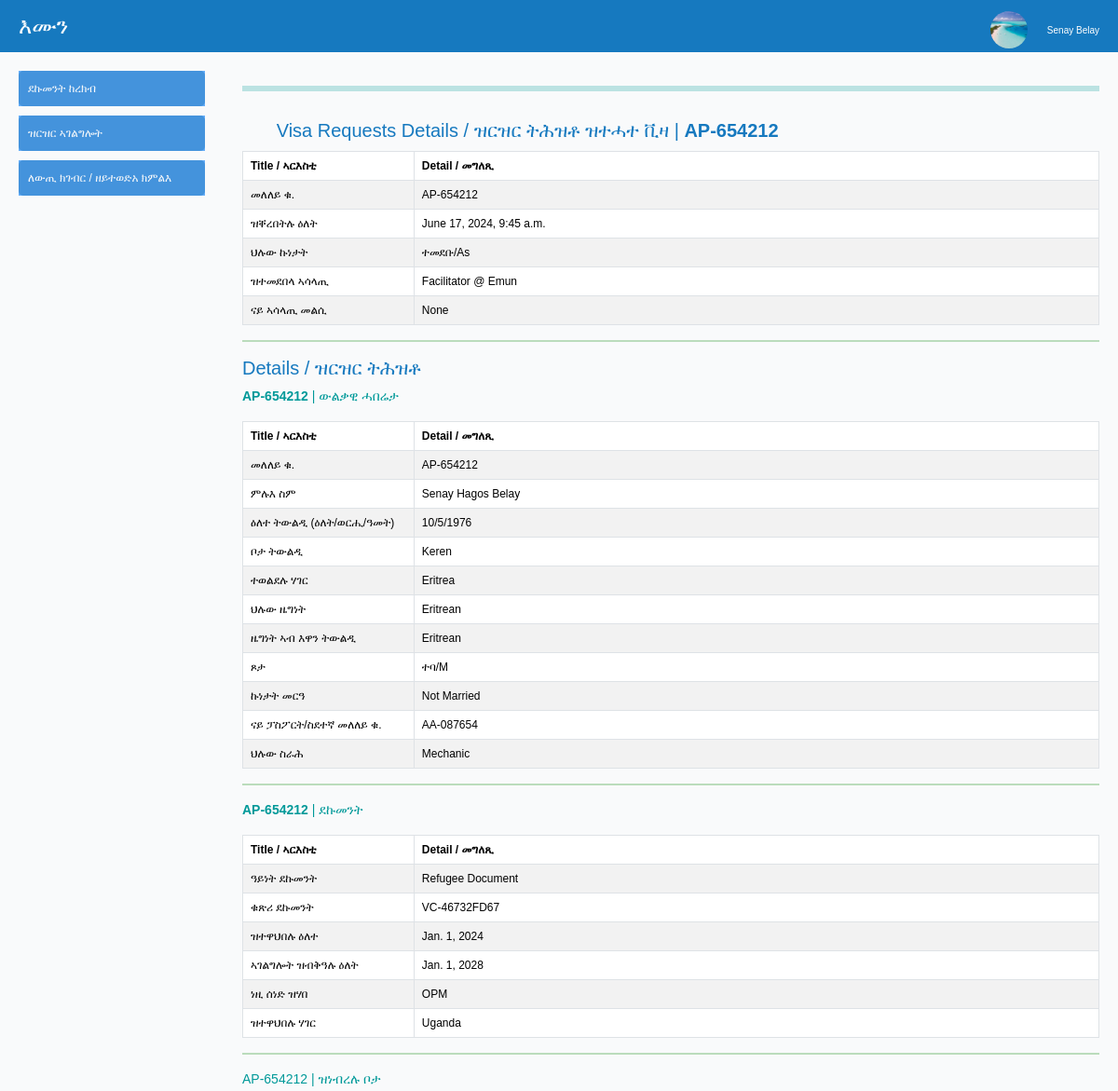
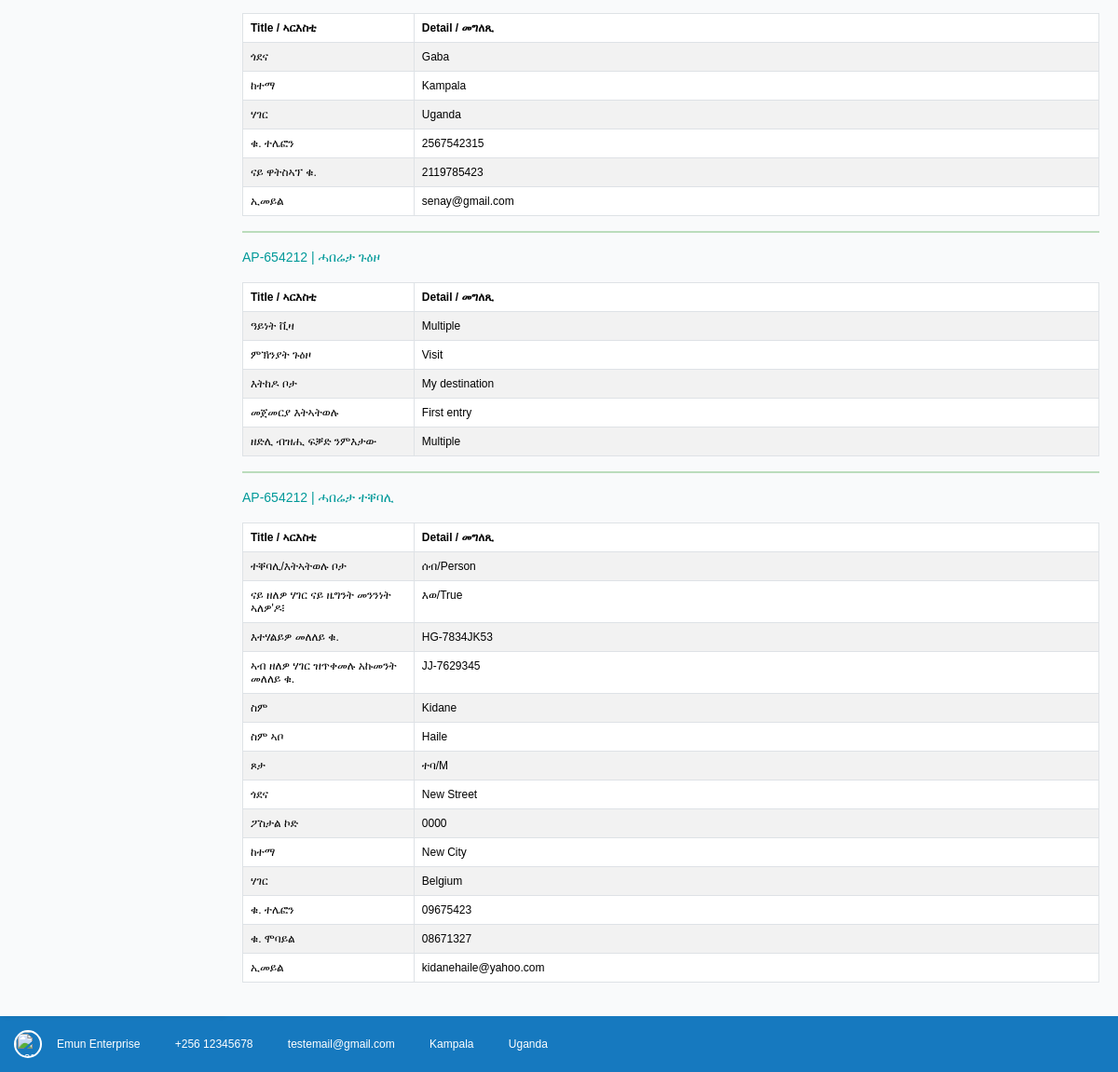
The page /compiled_application/1 (signed in) on the database its author committed (2 pictures, top to bottom).
### visaapplications/models.py (models this page shows)
class VisaApplication(TimestampMixin, UserStampedMixin, models.Model):
    STATUS_CHOICES = [
        ('1', 'Initiated/ተበጊሱ'),
        ('2', 'Assigned/ተመዲቡ'),
        ('3', 'In Progress/ኣብ መስርሕ'),
        ('4', 'Completed/ተዛዚሙ'),
        ('5', 'Cancelled/ተሰሪዙ'),
    ]
    application_owner = models.ForeignKey(User, on_delete=models.PROTECT, null=True)
    application_number = models.CharField(max_length=10, unique=True, blank=True)
    date_submitted = models.DateTimeField(auto_now_add=True)
    application_status = models.CharField(max_length=1, choices=STATUS_CHOICES, default='1',)
    assigned_officer = models.ForeignKey(User, on_delete=models.PROTECT, null=True, related_name="person_assigned")
    officer_notes = models.TextField(null=True, blank=True)
    def __str__(self):
        return self.application_number

class ApplicantPersonalData(TimestampMixin, UserStampedMixin, models.Model):
    GENDER_CHOICES = [
        ('1', 'ተባ/M'),
        ('2', 'ኣን/F'),
    ]
    application_number = models.ForeignKey(VisaApplication, on_delete=models.CASCADE)
    first_name = models.CharField(max_length=100)
    middle_name = models.CharField(max_length=100)
    last_name = models.CharField(max_length=100)
    date_of_birth = models.PositiveIntegerField(validators=[MinValueValidator(1), MaxValueValidator(31)])
    month_of_birth = models.PositiveIntegerField(validators=[MinValueValidator(1), MaxValueValidator(12)])
    year_of_birth = models.PositiveIntegerField(validators=[MinValueValidator(1900), MaxValueValidator(datetime.date.today().year)])
    place_of_birth = models.CharField(max_length=100)
    country_of_birth = models.CharField(max_length=100)
    current_nationality = models.CharField(max_length=100)
    nationality_at_birth = models.CharField(max_length=100)
    sex = models.CharField(max_length=1, choices=GENDER_CHOICES,)
    marital_status = models.CharField(max_length=20)
    refugee_id = models.CharField(max_length=100, null=True, blank=True)
    current_occupation = models.CharField(max_length=100)

class ApplicantTravelDocument(TimestampMixin, UserStampedMixin, models.Model):
    application_number = models.ForeignKey(VisaApplication, on_delete=models.CASCADE)
    document_type = models.CharField(max_length=100,)
    document_number = models.CharField(max_length=100)
    date_of_issue = models.DateField()
    valid_until = models.DateField()
    issued_by = models.CharField(max_length=100)
    issuing_country = models.CharField(max_length=100)

class ApplicantHomeAddress(TimestampMixin, UserStampedMixin, models.Model):
    application_number = models.ForeignKey(VisaApplication, on_delete=models.CASCADE)
    street = models.CharField(max_length=100)
    city = models.CharField(max_length=100)
    country = models.CharField(max_length=100)
    phone_number = models.CharField(max_length=15)
    whatsapp_number = models.CharField(max_length=15, null=True, blank=True)
    email = models.EmailField()

class TravelInformation(TimestampMixin, UserStampedMixin, models.Model):
    application_number = models.ForeignKey(VisaApplication, on_delete=models.CASCADE)
    visa_type = models.CharField(max_length=100)
    main_purpose_of_journey = models.CharField(max_length=200)
    member_state_of_destination = models.CharField(max_length=100)
    member_state_of_first_entry = models.CharField(max_length=100)
    number_of_entries_required = models.CharField(max_length=100)

class Reference(TimestampMixin, UserStampedMixin, models.Model):
    GENDER_CHOICES = [
        ('1', 'ተባ/M'),
        ('2', 'ኣን/F'),
    ]
    TYPE_CHOICES = [
        ('1', 'ሰብ/Person'),
        ('2', 'ሆቴል/Hotel'),
    ]
    HNID_CHOICES = [
        ('1', 'እወ/True'),
        ('2', 'ኣይፋል/False'),
    ]
    application_number = models.ForeignKey(VisaApplication, on_delete=models.CASCADE)
    type = models.CharField(max_length=10, choices=TYPE_CHOICES)
    has_national_id = models.CharField(max_length=10, choices=HNID_CHOICES)
    national_registration_number = models.CharField(max_length=100, null=True, blank=True)
    identity_document_number = models.CharField(max_length=100, null=True, blank=True)
    surname = models.CharField(max_length=100, blank=True)
    first_name = models.CharField(max_length=100, blank=True)
    gender = models.CharField(max_length=1, choices=GENDER_CHOICES, blank=True)
    street = models.CharField(max_length=100)
    postal_code = models.CharField(max_length=20)
    city = models.CharField(max_length=100)
    country = models.CharField(max_length=100)
    telephone_number = models.CharField(max_length=15, blank=True)
    mobile_number = models.CharField(max_length=15, null=True, blank=True)
    email = models.EmailField()

### decorators.py (the view)
    def wrapper(request, *args, **kwargs):
        if request.user.is_authenticated:
            return view_func(request, *args, **kwargs)
        else:
            messages.error(request, "Access denied")
            return redirect('login')

### home/templatetags/group_tags.py (called while the page is built)
@register.filter(name='has_group')
def has_group(user, group_name):
    group = Group.objects.get(name=group_name)
    return group in user.groups.all()

### travelers/templates/compiled_application.html (shortened to what this page needs)
{% extends  'base.html' %}
{% load static %}
{% load group_tags %}
{% block content %}
<hr>
<h5>
    <span><i class="fa-solid fa-user fa-2x"></i></span>
    Visa Requests Details / ዝርዝር ትሕዝቶ ዝተሓተ ቪዛ | <b>{{visa_app.application_number}}</b>
</h5>
<table class="table table-bordered table-striped">
    <thead class="thead-dark">
        <tr>
            <th style="width:20%;">Title / ኣርእስቲ</th>
            <th>Detail / መግለጺ</th>
        </tr>
    </thead>
    <tbody>
        <tr>
            <td>መለለይ ቁ.</td>
            <td>{{visa_app.application_number}}</td>
        </tr>
        <tr>
            <td>ዝቐረበትሉ ዕለት</td>
            <td>{{visa_app.date_submitted}}</td>
        </tr>
        <tr>
            <td>ህሉው ኩነታት</td>
            <td>
                {% if visa_app.application_status == "1" %}
                    ተረኪቡ/In
                {% elif visa_app.application_status == "2" %}
                    ተመደቡ/As
                {% elif visa_app.application_status == "3" %}
                    ኣብ መስርሕ/Pr
                {% elif visa_app.application_status == "4" %}
                    ተዛዚሙ/Co
                {% elif visa_app.application_status == "5" %}
                    ተሰሪዙ/Ca
                {% endif %}
            </td>
        </tr>
        <tr>
            <td>ዝተመደበላ ኣሳላጢ</td>
            <td>
                {% if user|has_group:"admin" or user|has_group:"moderator" %}
                    {% if visa_app.assigned_officer %}
                        <span><a href="{% url 'assign_task' visa_app.application_number %}">{{visa_app.assigned_officer.first_name}} {{visa_app.assigned_officer.last_name}}</a></span>
                    {% else %}
                        <span><a href="{% url 'assign_task' visa_app.application_number %}"><i class="fa-solid fa-user"></i>&nbsp;መድበሉ</a></span>
                    {% endif %}
                {% else %}
                    {{visa_app.assigned_officer.first_name}} {{visa_app.assigned_officer.last_name}}
                {% endif %}
            </td>
        </tr>
        <tr>
            <td>ናይ ኣሳላጢ መልሲ</td>
            <td>{{visa_app.officer_notes}}</td>
        </tr>
    </tbody>
</table>
<hr class="divider">
<h5> Details / ዝርዝር ትሕዝቶ</h5>
<p class="sub-title"><b>{{ per_data.application_number }}</b> | ውልቃዊ ሓበሬታ </p>
<table class="table table-bordered table-striped">
    <thead class="thead-dark">
        <tr>
            <th style="width:20%;">Title / ኣርእስቲ</th>
            <th>Detail / መግለጺ</th>
        </tr>
    </thead>
    <tbody>
        <tr>
            <td>መለለይ ቁ.</td>
            <td>{{per_data.application_number}}</td>
        </tr>
        <tr>
            <td>ምሉእ ስም</td>
            <td>{{per_data.first_name}} {{per_data.middle_name}} {{per_data.last_name}}</td>
        </tr>
        <tr>
            <td>ዕለተ ትውልዲ (ዕለት/ወርሒ/ዓመት)</td>
            <td>{{per_data.date_of_birth}}/{{per_data.month_of_birth}}/{{per_data.year_of_birth}}</td>
        </tr>
        <tr>
            <td>ቦታ ትውልዲ</td>
            <td>{{per_data.place_of_birth}}</td>
        </tr>
        <tr>
            <td>ተወልደሉ ሃገር</td>
            <td>{{per_data.country_of_birth}}</td>
        </tr>
        <tr>
            <td>ህሉው ዜግነት</td>
            <td>{{per_data.current_nationality}}</td>
        </tr>
        <tr>
            <td>ዜግነት ኣብ እዋን ትውልዲ</td>
            <td>{{per_data.nationality_at_birth}}</td>
        </tr>
        <tr>
            <td>ጾታ</td>
            <td>
                {% if per_data.sex == "1" %}
                    ተባ/M
                {% elif per_data.sex == "2" %}
                    ኣን/F
                {% endif %}
            </td>
        </tr>
        <tr>
            <td>ኩነታት መርዓ</td>
            <td>{{per_data.marital_status}}</td>
        </tr>
        <tr>
            <td>ናይ ፓስፖርት/ስደተኛ መለለይ ቁ.</td>
            <td>{{per_data.refugee_id}}</td>
        </tr>
        <tr>
            <td>ህሉው ስራሕ</td>
            <td>{{per_data.current_occupation}}</td>
        </tr>
    </tbody>
</table>
<hr class="divider">
<p class="sub-title"> <b>{{ tra_doc.application_number }}</b> | ደኩመንት </p>
<table class="table table-bordered table-striped">
    <thead class="thead-dark">
        <tr>
            <th style="width:20%;">Title / ኣርእስቲ</th>
            <th>Detail / መግለጺ</th>
        </tr>
    </thead>
    <tbody>
        <tr>
            <td>ዓይነት ደኩመንት</td>
            <td>{{tra_doc.document_type}}</td>
        </tr>
        <tr>
            <td>ቁጽሪ ደኩመንት</td>
            <td>{{tra_doc.document_number}}</td>
        </tr>
        <tr>
            <td>ዝተዋህበሉ ዕለተ</td>
            <td>{{tra_doc.date_of_issue}}</td>
        </tr>
        <tr>
            <td>ኣገልግሎት ዝብቅዓሉ ዕለት</td>
            <td>{{tra_doc.valid_until}}</td>
        </tr>
        <tr>
            <td>ነዚ ሰነድ ዝሃበ </td>
            <td>{{tra_doc.issued_by}}</td>
        </tr>
        <tr>
            <td>ዝተዋህበሉ ሃገር</td>
            <td>{{tra_doc.issuing_country}}</td>
        </tr>
    </tbody>
</table>
<hr class="divider">
<p class="sub-title">{{ hom_add.application_number }}</b> | ዝነብረሉ ቦታ </p>
<table class="table table-bordered table-striped">
    <thead class="thead-dark">
        <tr>
            <th style="width:20%;">Title / ኣርእስቲ</th>
            <th>Detail / መግለጺ</th>
        </tr>
    </thead>
    <tbody>
        <tr>
            <td>ጎደና</td>
            <td>{{hom_add.street}}</td>
        </tr>
        <tr>
            <td>ከተማ</td>
            <td>{{hom_add.city}}</td>
        </tr>
        <tr>
            <td>ሃገር</td>
            <td>{{hom_add.country}}</td>
        </tr>
        <tr>
            <td>ቁ. ተሌፎን</td>
            <td>{{hom_add.phone_number}}</td>
        </tr>
        <tr>
            <td>ናይ ዋትስኣፕ ቁ.</td>
            <td>{{hom_add.whatsapp_number}}</td>
        </tr>
        <tr>
            <td>ኢመይል</td>
            <td>{{hom_add.email}}</td>
        </tr>
    </tbody>
</table>
<hr class="divider">
<p class="sub-title">{{ tra_inf.application_number }}</b> | ሓበሬታ ጉዕዞ </p>
<table class="table table-bordered table-striped">
    <thead class="thead-dark">
        <tr>
            <th style="width:20%;">Title / ኣርእስቲ</th>
            <th>Detail / መግለጺ</th>
        </tr>
    </thead>
    <tbody>
        <tr>
            <td>ዓይነት ቪዛ</td>
            <td>{{tra_inf.visa_type}}</td>
        </tr>
        <tr>
            <td>ምኽንያት ጉዕዞ</td>
            <td>{{tra_inf.main_purpose_of_journey}}</td>
        </tr>
        <tr>
            <td>እትከዶ ቦታ</td>
            <td>{{tra_inf.member_state_of_destination}}</td>
        </tr>
        <tr>
            <td>መጀመርያ እትኣትወሉ</td>
            <td>{{tra_inf.member_state_of_first_entry}}</td>
        </tr>
        <tr>
            <td>ዘድሊ ብዝሒ ፍቓድ ንምእታው</td>
            <td>{{tra_inf.number_of_entries_required}}</td>
        </tr>
    </tbody>
</table>
{% if ref.application_number != None %}
<hr class="divider">
{% else %}
<hr class="incomplete">
{% endif %}
<p class="sub-title">{{ ref.application_number }}</b> | ሓበሬታ ተቐባሊ </p>
<table class="table table-bordered table-striped">
    <thead class="thead-dark">
        <tr>
            <th style="width:20%;">Title / ኣርእስቲ</th>
            <th>Detail / መግለጺ</th>
        </tr>
    </thead>
    <tbody>
        <tr>
            <td>ተቐባሊ/እትኣትወሉ ቦታ</td>
            <td>
                {% if ref.type == "1" %}
                    ሰብ/Person
                {% elif ref.type == "2" %}
                    ሆቴል/Hotel
                {% endif %}
            </td>
        </tr>
        <tr>
            <td>ናይ ዘለዎ ሃገር ናይ ዜግንት መንንነት ኣለዎ'ዶ፧</td>
            <td>
                {% if ref.has_national_id == "1" %}
                    እወ/True
                {% elif ref.has_national_id == "2" %}
                    ኣይፋል/False
                {% endif %}
            </td>
        </tr>
        <tr>
            <td>እተሃልይዎ መለለይ ቁ.</td>
            <td>{{ref.national_registration_number}}</td>
        </tr>
        <tr>
            <td>ኣብ ዘለዎ ሃገር ዝጥቀመሉ አኩመንት መለለይ ቁ.</td>
            <td>{{ref.identity_document_number}}</td>
        </tr>
        <tr>
            <td>ስም</td>
            <td>{{ref.first_name}}</td>
        </tr>
        <tr>
            <td>ስም ኣቦ</td>
            <td>{{ref.surname}}</td>
        </tr>
        <tr>
            <td>ጾታ</td>
            <td>
                {% if ref.gender == "1" %}
                    ተባ/M
                {% elif ref.gender == "2" %}
                    ኣን/F
                {% endif %}
            </td>
        </tr>
        <tr>
            <td>ጎደና</td>
            <td>{{ref.street}}</td>
        </tr>
        <tr>
            <td>ፖስታል ኮድ</td>
            <td>{{ref.postal_code}}</td>
        </tr>
        <tr>
            <td>ከተማ</td>
            <td>{{ref.city}}</td>
        </tr>
        <tr>
            <td>ሃገር</td>
            <td>{{ref.country}}</td>
        </tr>
        <tr>
            <td>ቁ. ተሌፎን</td>
            <td>{{ref.telephone_number}}</td>
        </tr>
        <tr>
            <td>ቁ. ሞባይል</td>
            <td>{{ref.mobile_number}}</td>
        </tr>
        <tr>
            <td>ኢመይል</td>
            <td>{{ref.email}}</td>
        </tr>
    </tbody>
</table>
{% endblock %}

### home/templates/navbar.html (shortened to what this page needs)
{% load static %}
<div ><a class="logo" href="{% url 'home' %}">እሙን</a></div>
{% if user.is_authenticated %}
    <div class="user-dropdown">
        <button class="dropdown-btn" style="text-align: right;">
        {% if profile_image %}
            <img src="{{ profile_image.profile_image.url }}" alt="Profile Image" style=" width:50px; height:50px; border-radius: 50%; object-fit: cover;">
        {% else %}
            <img src="{% static 'images/costline.jpg' %}" alt="Default Profile Image" width="40" height="40" style="border-radius: 50%; object-fit: cover;">
        {% endif %}
        </button>
        <span style="font-size:10px;">{{user.first_name}} {{user.last_name}}</span>
    </div>
{% endif %}

### static/static/css/style.css (style rules this page uses)
:root { --primary-color: #1679BF; --secondary-color: #4493DC; --accent-color: #66AEF9; --background-color: #F9FAFB; --text-color: #3D4756; --muted-text: #A1ACBD; --place-holder-text: #A1ACBD; --delete-action: #B75377; }
body { background-color: var(--background-color); color: var(--text-color); font-family: Arial, sans-serif; padding: 20px; }
h1, h2, h3, h4, h5, h6 { color: var(--primary-color); }
a { color: var(--primary-color); }
button { width: 250px; height: 35px; margin: 0 10px; background: var(--primary-color); border-radius: 30px; border: 1px solid var(--background-color); outline: none; cursor: pointer; color: #fff; }
body, html { margin: 0; padding: 0; font-family: Arial, sans-serif, Ebrima, Ebrimabd; box-sizing: border-box; }
.navbar .logo { font-size: 1.5em; text-decoration: none; color: #fff; }
.user-dropdown { position: relative; display: inline-block; }
.user-dropdown .dropdown-btn { background: none; border: none; color: var(--background-color); font-size: 1em; cursor: pointer; }
hr { border: 3px solid var(--primary-color); color: var(--primary-color); }
.divider { border: 1px solid var(--secondary-color); color: var(--secondary-color); }

### travelers/templates/compiled_application.html (style rules this page uses)
table { font-size:12px; }
.sub-title { font-size:14px; color:#099; }
hr { border: 3px solid #099; }
.divider { border: 1px solid green; }

### rows shown on the page
VisaApplication: application_number "AP-654212", date_submitted "June 17, 2024, 9:45 a.m.", assigned_officer.first_name "Facilitator", assigned_officer.last_name "@ Emun", officer_notes "None"
ApplicantPersonalData: application_number "AP-654212", first_name "Senay", middle_name "Hagos", last_name "Belay", date_of_birth "10", month_of_birth "5", year_of_birth "1976", place_of_birth "Keren", country_of_birth "Eritrea", current_nationality "Eritrean", nationality_at_birth "Eritrean", marital_status "Not Married", refugee_id "AA-087654", current_occupation "Mechanic"
ApplicantTravelDocument: application_number "AP-654212", document_type "Refugee Document", document_number "VC-46732FD67", date_of_issue "Jan. 1, 2024", valid_until "Jan. 1, 2028", issued_by "OPM", issuing_country "Uganda"
ApplicantHomeAddress: application_number "AP-654212", street "Gaba", city "Kampala", country "Uganda", phone_number "2567542315", whatsapp_number "2119785423", email "senay@gmail.com"
TravelInformation: application_number "AP-654212", visa_type "Multiple", main_purpose_of_journey "Visit", member_state_of_destination "My destination", member_state_of_first_entry "First entry", number_of_entries_required "Multiple"
Reference: application_number "AP-654212", national_registration_number "HG-7834JK53", identity_document_number "JJ-7629345", first_name "Kidane", surname "Haile", street "New Street", postal_code "0000", city "New City", country "Belgium", telephone_number "09675423", mobile_number "08671327", email "kidanehaile@yahoo.com"

### other values the page prints
{{ user.first_name }} "Senay"
{{ user.last_name }} "Belay"
